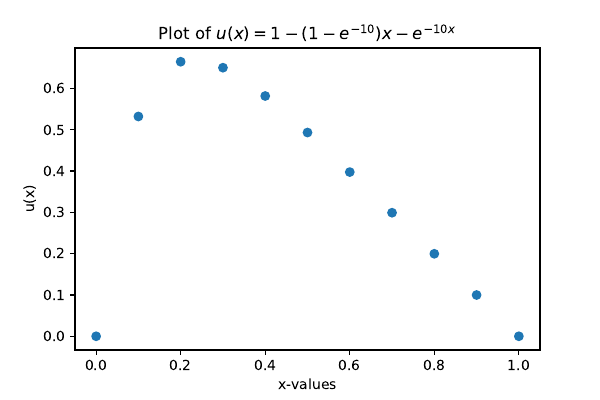

Generate this figure with Python:
import numpy as np
import matplotlib.pyplot as plt

x = []; u = []
with open("problem2.txt") as f:
    f.readline()
    for line in f.readlines():
        line = line.split()
        x.append(float(line[0])); u.append(float(line[1]))


plt.plot(x,u, linestyle="", marker="o")
plt.title('Plot of $u(x)=1-(1-e^{-10})x-e^{-10x}$')
plt.xlabel('x-values')
plt.ylabel('u(x)')
plt.savefig("problem2.pdf")
plt.show()